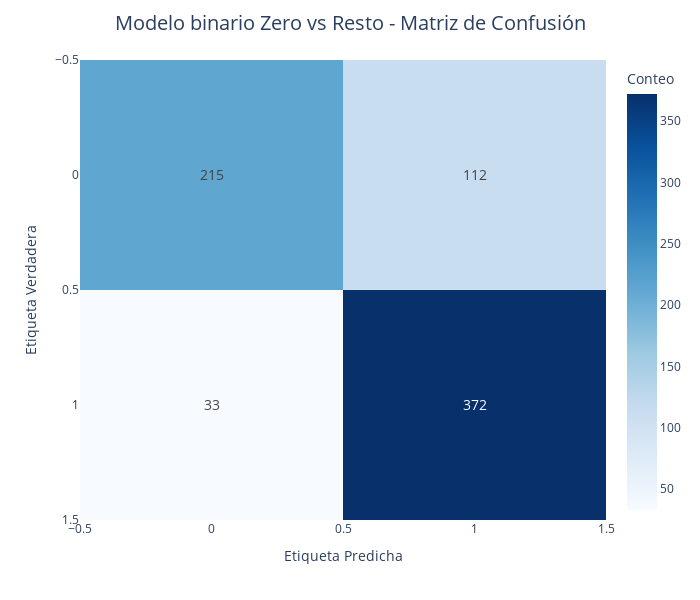

Write notebook code for a chart like this one.
### Code cell
# y_train original tiene clases 0..4, pero el modelo ya binariza internamente.
# Para las métricas / matriz de confusión, creamos la versión binaria:
from catboost import CatBoostClassifier
from cascade_logistic_model import ZeroVsRestLogisticRegression
from sklearn.metrics import accuracy_score
from sklearn.model_selection import cross_val_score

y_train_bin = (y_train > 0).astype(int)

bin_model = ZeroVsRestLogisticRegression(
    zero_threshold=0.65

)

# ---- CV con cross_val_score ----
cv_scores = cross_val_score(
    bin_model,
    X_train_scaled,
    y_train_bin,
    cv=5,
    scoring='accuracy',
    n_jobs=-1
)

print(f"Cross-validated Accuracy (Zero vs Rest LR): {cv_scores.mean():.4f} ± {cv_scores.std():.4f}")

# ---- OOF preds con cross_val_predict ----
y_cv_pred = cross_val_predict(
    bin_model,
    X_train_scaled,
    y_train_bin,
    cv=5,
    n_jobs=-1
)

print(f"OOF CV Accuracy (Zero vs Rest LR): {accuracy_score(y_train_bin, y_cv_pred):.4f}")

show_confusion_matrix(
    y_train_bin,
    y_cv_pred,
    title="Modelo binario Zero vs Resto - Matriz de Confusión",
    labels=[0, 1]   # 0 = clase 0 real, 1 = resto (1,2,3,4)
)

### Figure 1 — Plotly figure (JSON) as saved in the notebook; plotly's stock layout.template omitted (floating-point values rounded to 4 significant figures)
{"data": [{"coloraxis": "coloraxis", "hovertemplate": "Etiqueta Predicha: %{x}<br>Etiqueta Verdadera: %{y}<br>Conteo: %{z}<extra></extra>", "name": "0", "textfont": {"size": 14}, "texttemplate": "%{z}", "type": "heatmap", "x": [0, 1], "xaxis": "x", "y": [0, 1], "yaxis": "y", "z": [[215, 112], [33, 372]]}], "layout": {"coloraxis": {"colorbar": {"title": {"text": "Conteo"}}, "colorscale": [[0, "rgb(247,251,255)"], [0.125, "rgb(222,235,247)"], [0.25, "rgb(198,219,239)"], [0.375, "rgb(158,202,225)"], [0.5, "rgb(107,174,214)"], [0.625, "rgb(66,146,198)"], [0.75, "rgb(33,113,181)"], [0.875, "rgb(8,81,156)"], [1, "rgb(8,48,107)"]]}, "height": 600, "margin": {"t": 60}, "title": {"font": {"size": 20}, "text": "Modelo binario Zero vs Resto - Matriz de Confusión", "x": 0.5}, "width": 700, "xaxis": {"anchor": "y", "domain": [0, 1], "title": {"text": "Etiqueta Predicha"}}, "yaxis": {"anchor": "x", "autorange": "reversed", "domain": [0, 1], "title": {"text": "Etiqueta Verdadera"}}}}
